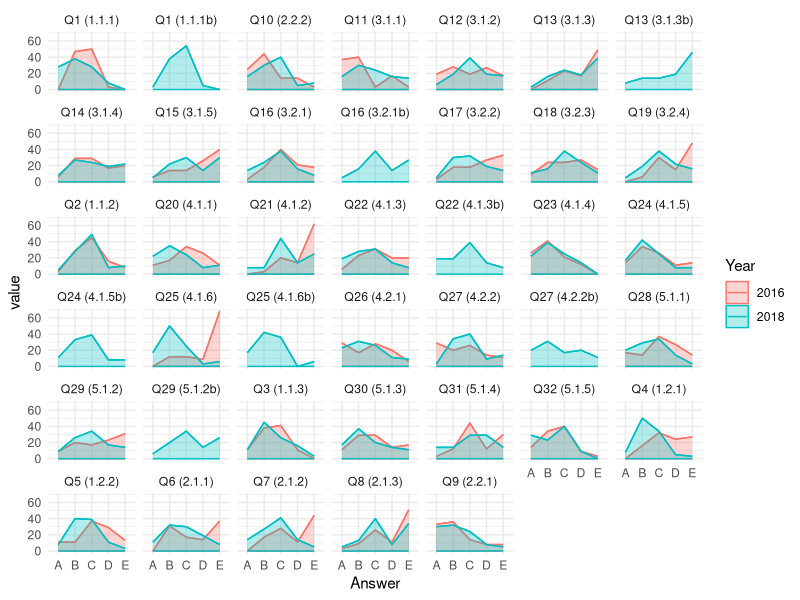
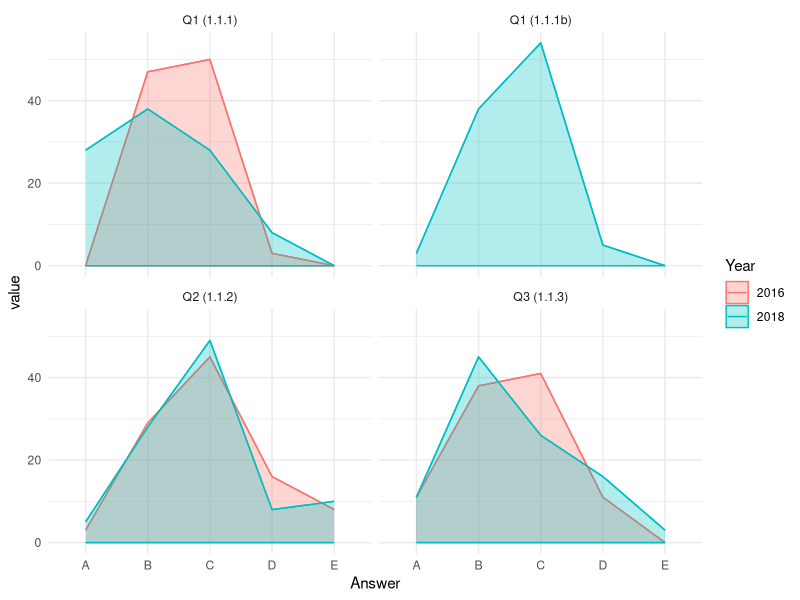
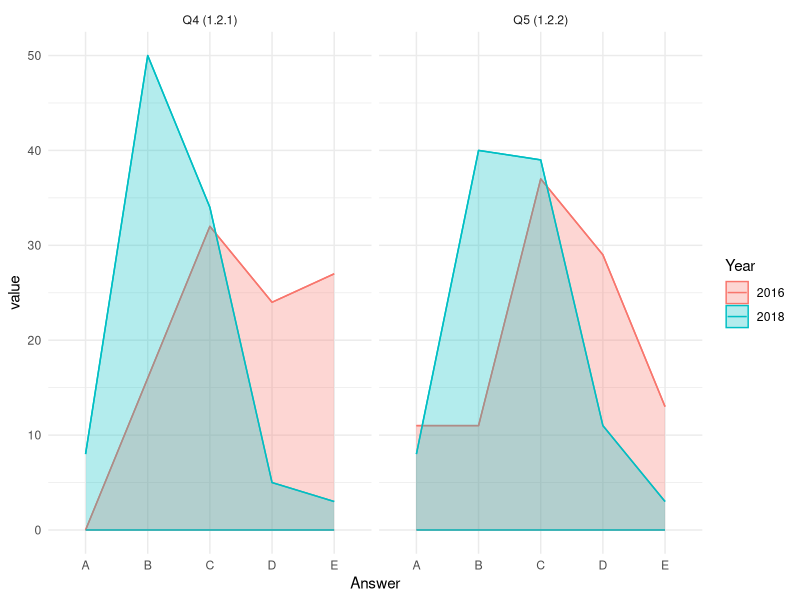
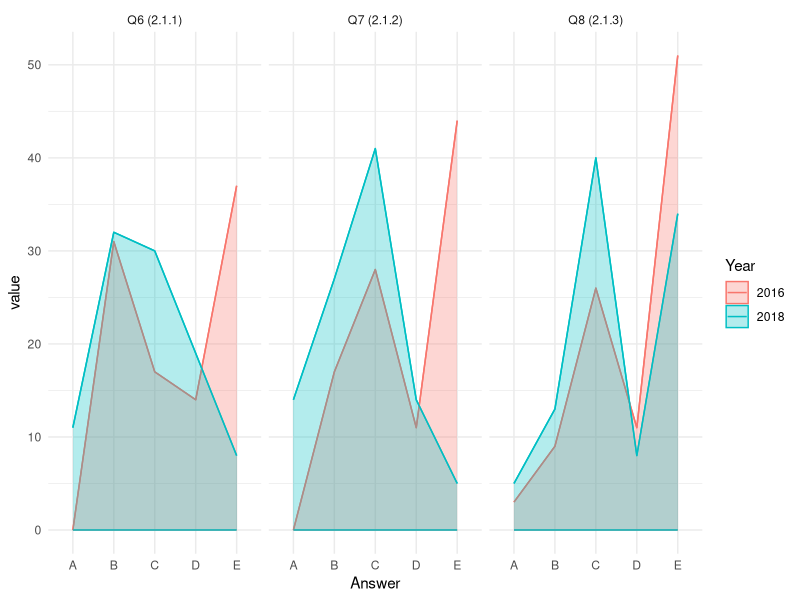
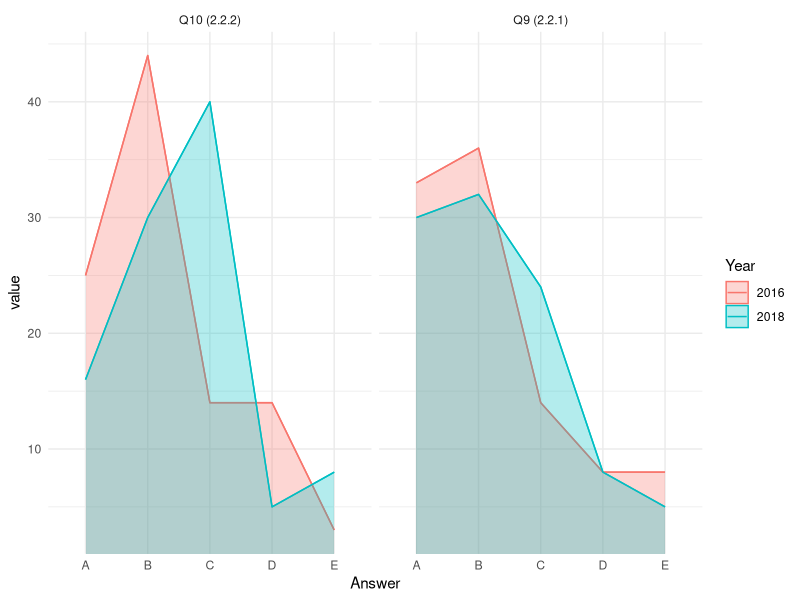
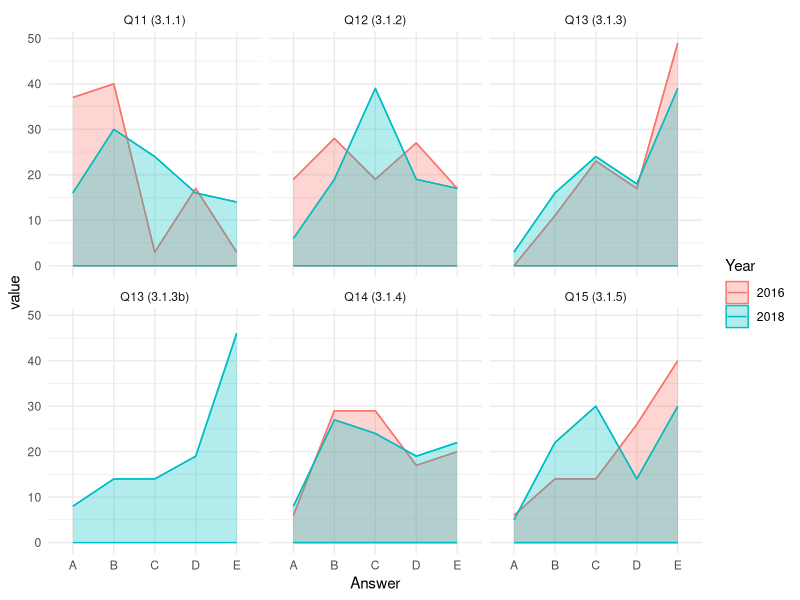
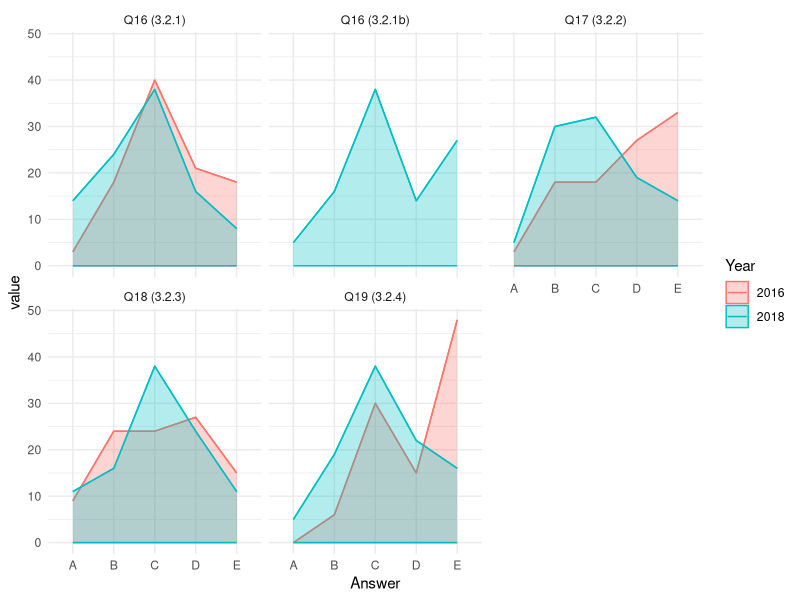
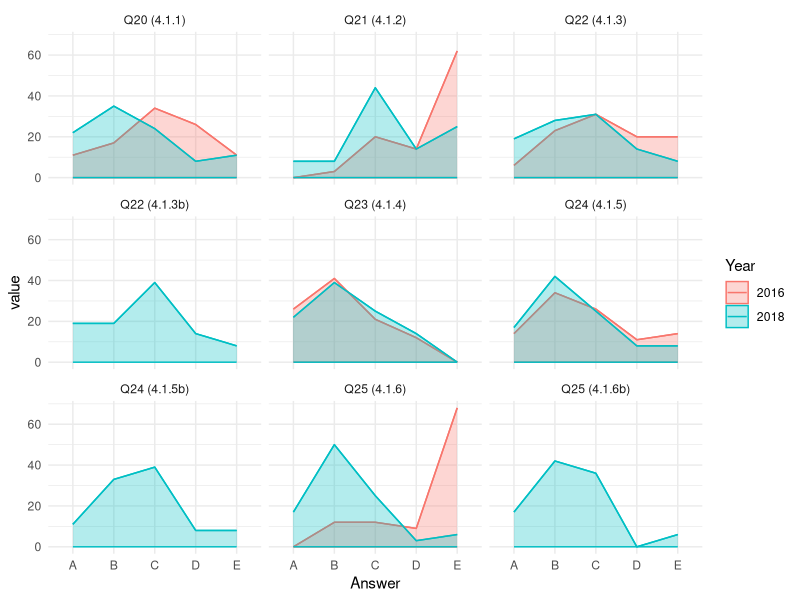

Source code (R) for these figures, in order:
## ---- chunk 1
juno_survey <- read.csv(file = "JunoSurvey.csv", header = TRUE, stringsAsFactors = FALSE)

head(juno_survey)
## ---- chunk 2
library(tidyverse)
library(stringr)
#get rid of the X that appears in year
names(juno_survey) <- lapply(names(juno_survey), gsub, pattern='X', replacement='')

#Long format - for plotting
juno_survey_long <- juno_survey %>% gather(key, value, -c(1,2)) %>%
  separate(key, c("Year", "Answer"), sep="_")
## ---- chunk 3
vars <- c("A","B","C","D","E") # choose Answer columns
vars <- setNames(vars, paste0(vars, "_diff")) # create new column names for difference between years
juno_survey_long %>% group_by(Question_Code, Answer) %>% mutate(diff = value - lag(value)) -> juno_survey_long
head(juno_survey_long)
## ---- chunk 4
juno_survey_long %>%
  ggplot(aes(x=Answer, y=value, color = Year, group = Year)) + geom_line(size=.5) +
    geom_ribbon(aes(x=Answer,ymax=value, fill = Year),ymin=0,alpha=0.3) +
    facet_wrap(~Question_Code) + 
    theme_minimal() 
## ---- chunk 5
diff_plot <- function(df, string){df <- df %>%
  filter(str_detect(Question_Code, string)) 
  g <- ggplot(df, aes(x=Answer, y=value, color = Year, group = Year)) + geom_line(size=.5) +
    geom_ribbon(data=df,aes(x=Answer,ymax=value, fill = Year),ymin=0,alpha=0.3) +
    facet_wrap(~Question_Code) + 
    theme_minimal()
  print(g)
  print(paste(unique(df$Question_Code), ": ", unique(df$Question)))}
  
diff_plot(juno_survey_long, "Q..*\\(1.1.*")
## ---- chunk 6
diff_plot(juno_survey_long, "Q..*\\(1.2.*")
## ---- chunk 7
diff_plot(juno_survey_long, "Q..*\\(2.1.*")
## ---- chunk 8
diff_plot(juno_survey_long, "Q..*\\(2.2.*")
## ---- chunk 9
diff_plot(juno_survey_long, "Q..*\\(3.1.*")

## ---- chunk 10
diff_plot(juno_survey_long, "Q..*\\(3.2.*")
## ---- chunk 11
diff_plot(juno_survey_long, "Q..*\\(4.1.*")
## ---- chunk 12
diff_plot(juno_survey_long, "Q..*\\(4.2.*")
## ---- chunk 13
diff_plot(juno_survey_long, "Q..*\\(5.1.*")
